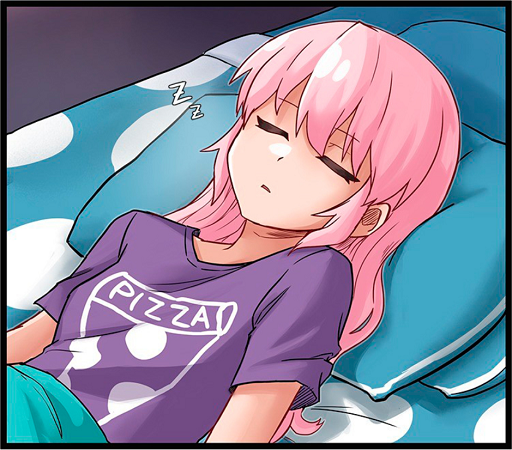
#> input picture Assignment 1/imgs/Capture.PNG, 512 x 450 px; its folder holds only this picture in this run
$ python -i utils.py   (imports and definitions only)
#> lines starting #> are read from the running program, lines starting #| are printed output that depends on the picture
#> further down, picture is the input picture: shape (450, 512, 3); mean B, G, R 158.2, 136.4, 134.7
import cv2 as cv
import os
import numpy as np
from sklearn.decomposition import PCA
from sklearn.svm import SVC
from sklearn.neighbors import KNeighborsClassifier
from sklearn.metrics import accuracy_score
from sklearn.model_selection import KFold
import datetime
from scipy.fft import dctn
import matplotlib.pyplot as plt
from sklearn.model_selection import cross_val_score
from sklearn.inspection import permutation_importance
from sklearn.feature_selection import RFECV


# [17 lines left out: functions log_print, load_images, not called in this run]


def preprocess(img, img_size, kernel_size):
    # Check if image is already grayscale
    if len(img.shape) == 2 or img.shape[2] == 1:
        gray_img = img
    else:
        gray_img = cv.cvtColor(img, cv.COLOR_BGR2GRAY)

    # resize to 100x100
    img = cv.resize(gray_img, img_size)

    # apply gaussian blur
    img = cv.GaussianBlur(img, kernel_size, 0)

    return img


# [66 lines left out: functions preprocess_and_save_images, load_preprocessed_images, feature_extractor_old, preprocess_and_extract_features, not called in this run]


def hog_feature_extractor(img):
    # apply HoG to the image
    hog = cv.HOGDescriptor()
    hog_desc = hog.compute(img)
    return hog_desc


def sift_feature_extractor(img):
    # apply SIFT to the image
    sift = cv.SIFT_create()
    keypoints, descriptors = sift.detectAndCompute(img, None)
    return keypoints, descriptors


def dt_cwt_feature_extractor(img):
    # apply DTCWT to the image
    coeffs = dctn(img, type=2)
    return coeffs


def edge_feature_extractor(img, canny_low_threshold=100, canny_high_threshold=200):
    # apply edge detection to the image
    edges = cv.Canny(img, canny_low_threshold, canny_high_threshold)
    return edges


# [8 lines left out: function feature_extractor_new, not called in this run]


def preprocess_and_extract_features_new(
    images,
    img_size=(51, 51),
    kernel_size=(5, 5),
    canny_low_threshold=100,
    canny_high_threshold=200,
    preprocessed=False,
    concatenate=True,
    features=["edges", "hog", "sift", "dtcwt"],
):
#> called with img_size = (51, 51), kernel_size = (5, 5), canny_low_threshold = 100, canny_high_threshold = 200, preprocessed = False, concatenate = True
    all_features = []
    for img in images:
        # Preprocess image
        processed_img = (
            preprocess(img, img_size, kernel_size) if not preprocessed else img
        )
        running_features = {}
        # Extract all features
        if "edges" in features:
            edge_features = edge_feature_extractor(
                processed_img, canny_low_threshold, canny_high_threshold
            ).flatten()
            running_features["edges"] = edge_features
        if "hog" in features:
            hog_features = hog_feature_extractor(processed_img)
            running_features["hog"] = hog_features
        if "sift" in features:
            _, sift_features = sift_feature_extractor(processed_img)
            if sift_features is not None:
                # Take mean of SIFT descriptors to get fixed length
                sift_features = (
                    np.mean(sift_features, axis=0)
                    if sift_features.shape[0] > 0
                    else np.zeros(128)
                )
            else:
                sift_features = np.zeros(128)  # SIFT descriptor length is 128
            running_features["sift"] = sift_features
        if "dtcwt" in features:
            dtcwt_features = dt_cwt_feature_extractor(processed_img).flatten()
            running_features["dtcwt"] = dtcwt_features

        # Concatenate all features if required
        combined_features = (
            np.concatenate(list(running_features.values()))
            if concatenate
            else running_features
        )

        all_features.append(combined_features)
#> this loop made 450 passes
#> keypoints in sift_feature_extractor on passes 8, 13, 15: 1 keypoints; (x, y, size): (23, 23, 15.7), 1 keypoints; (x, y, size): (22, 23, 13.7), 1 keypoints; (x, y, size): (22, 23, 13.8)
#> pass 1, in dt_cwt_feature_extractor, `coeffs = dctn(img, type=2)`:
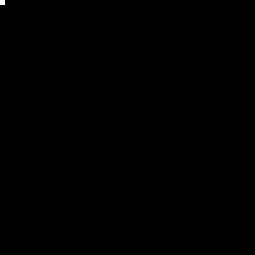
#> coeffs: shape (51, 51) float64 (shown 5 times larger); min -5876.1, max 935204, mean 362.6; drawn with min black and max white
#> after the loop: processed_img: shape (51, 51); every value is 170
#> after the loop, all_features = 450 items
    if concatenate:
        return np.array(all_features)
    else:
        return all_features


# [167 lines left out: functions analyze_feature_importance_sklearn, get_top_combinations, not called in this run]

>>> import cv2
>>> picture = cv2.imread('../Assignment 1/imgs/Capture.PNG')
>>> result = preprocess_and_extract_features_new(picture)
